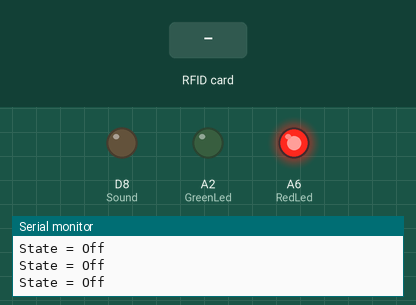
Simulated run of this sketch. Board: Arduino MKR. Shown: output pins drawn as LEDs (lit = HIGH), the last lines printed to the serial monitor. Dashed ring = blinking. The test bench sets the inputs (shaded band). WiFi joins after 1.5 s; servers stay silent unless stated; no MQTT or app messages arrive unless stated.

Above: at 2.8 s.
2.9 s: RFID card DC C0 83 21 held to the reader
At 3.31 s:
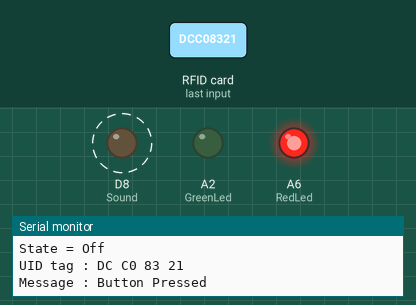
At 4.4 s:
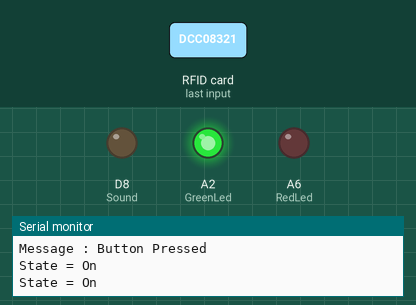
4.9 s: RFID card DC C0 83 21 held to the reader
At 5.12 s:
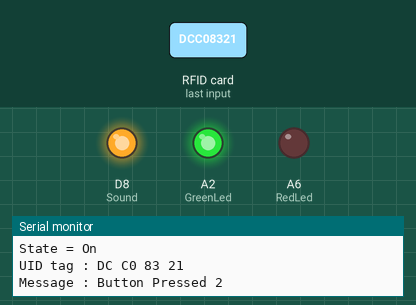
Timing chart, 0 to 7.9 s (numbered marks = the images above; inputs shaded):
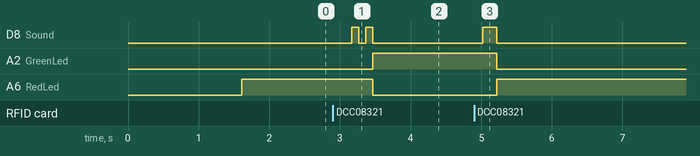

Measured:
- after the input at 2.9 s, D8 (Sound): alternates HIGH for 0.10 s and LOW for 0.10 s, 4 changes in all, then stays LOW, starting after 0.27 s; A2 (GreenLed): LOW → HIGH after 0.57 s; A6 (RedLed): HIGH → LOW after 0.57 s
- after the input at 4.9 s, D8 (Sound): LOW → HIGH after 0.12 s, → LOW 0.20 s later; A2 (GreenLed): HIGH → LOW after 0.32 s; A6 (RedLed): LOW → HIGH after 0.32 s

The sketch:

VOIT_Key_detection.ino
```cpp
#include <WiFiNINA.h>
#include <PubSubClient.h>
#include <SPI.h>
#include <MFRC522.h>

char* ssid = "LAPTOP-Vince";
const char* pass = "2#n0193F";
const char* mqttServer = "192.168.137.21";
const int mqttPort = 1883;
const char* mqttUser = "vincent";
const char* mqttPassword = "raspberry";
const char* clientID = "MQTTInfluxDBBridge"; // MQTT client ID

WiFiClient wifiClient;
PubSubClient client(wifiClient);

#define SS_PIN 10
#define RST_PIN 9
MFRC522 mfrc522(SS_PIN, RST_PIN);

#define SS_PIN 10
#define RST_PIN 9

long lastMsg = 0;
char msg[50];

//int Button = 12;
int GreenLed = 17;
int RedLed = 21;

int Sound = 8;

int ButtonState1 = 0;
int ButtonState2;

int pinData = 0;

bool WelcomeSound = true;
bool ByeSound = false;

void setup_wifi()
{
  delay(10);

  // We start by connecting to a WiFi network
  Serial.println();
  Serial.print("Connecting to ");
  Serial.println(ssid);

  WiFi.begin(ssid, pass);

  while (WiFi.status() != WL_CONNECTED)
  {
    delay(500);
    Serial.print(".");
  }

  randomSeed(micros());

  Serial.println("");
  Serial.println("WiFi connected");
  Serial.println("IP address: ");
  Serial.println(WiFi.localIP());
}


void setup()
{

  pinMode(GreenLed, OUTPUT);
  pinMode(RedLed, OUTPUT);
  pinMode(Sound, OUTPUT);

  Serial.begin(115200);
  setup_wifi();

  client.setServer(mqttServer, mqttPort);
  // connect to broker
  while (!client.connected()) {
    Serial.println("Connecting to MQTT...");
    if (client.connect("VIOTKeyDetection", mqttUser, mqttPassword ))
    {
      Serial.println("connected");
    } else
    {
      Serial.print("failed with state ");
      Serial.println(client.state());
      delay(2000);
    }
  }

  SPI.begin();      // Initiate  SPI bus
  mfrc522.PCD_Init();   // Initiate MFRC522
  Serial.println("Approximate your card to the reader...");
  Serial.println();
}


void loop()
{
  client.loop();

  long now = millis();
  if (now - lastMsg > 5000)
  {
    lastMsg = now;
    char payLoad[1];

  }

  if (pinData == 1) {
    Serial.println("State = On");
    analogWrite(RedLed, LOW);
    digitalWrite(GreenLed, HIGH);


  } else {
    Serial.println("State = Off");
    digitalWrite(GreenLed, LOW);
    digitalWrite(RedLed, HIGH);

  }

  delay(500);

  // Look for new cards
  if ( ! mfrc522.PICC_IsNewCardPresent())
  {
    return;
  }
  // Select one of the cards
  if ( ! mfrc522.PICC_ReadCardSerial())
  {
    return;
  }
  //Show UID on serial monitor
  Serial.print("UID tag :");
  String content = "";
  byte letter;
  for (byte i = 0; i < mfrc522.uid.size; i++)
  {
    Serial.print(mfrc522.uid.uidByte[i] < 0x10 ? " 0" : " ");
    Serial.print(mfrc522.uid.uidByte[i], HEX);
    content.concat(String(mfrc522.uid.uidByte[i] < 0x10 ? " 0" : " "));
    content.concat(String(mfrc522.uid.uidByte[i], HEX));
  }
  Serial.println();
  Serial.print("Message : ");
  content.toUpperCase();
  if (content.substring(1) == "DC C0 83 21") //change here the UID of the card/cards that you want to give access
  {
    if (ButtonState1 == 0) {

      if (ButtonState2 == 1)
      {
        Serial.println("Button Pressed 2");
        ButtonState2 = 0;
        pinData = 0;
        client.publish("Modules/Key/State", "Off");
        Bye();
      } else {
        Serial.println("Button Pressed");
        pinData = 1;
        ButtonState2 = 1;
        client.publish("Modules/Key/State", "On");
        Welcome();
      }
    }
  }

  else   {
    Serial.println(" Access denied");
    delay(3000);
  }

}

void Welcome () {

  digitalWrite(Sound, HIGH);
  delay(100);
  digitalWrite(Sound, LOW);
  delay(100);
  digitalWrite(Sound, HIGH);
  delay(100);
  digitalWrite(Sound, LOW);
}

void Bye() {

  digitalWrite(Sound, HIGH);
  delay(200);
  digitalWrite(Sound, LOW);
}
```
